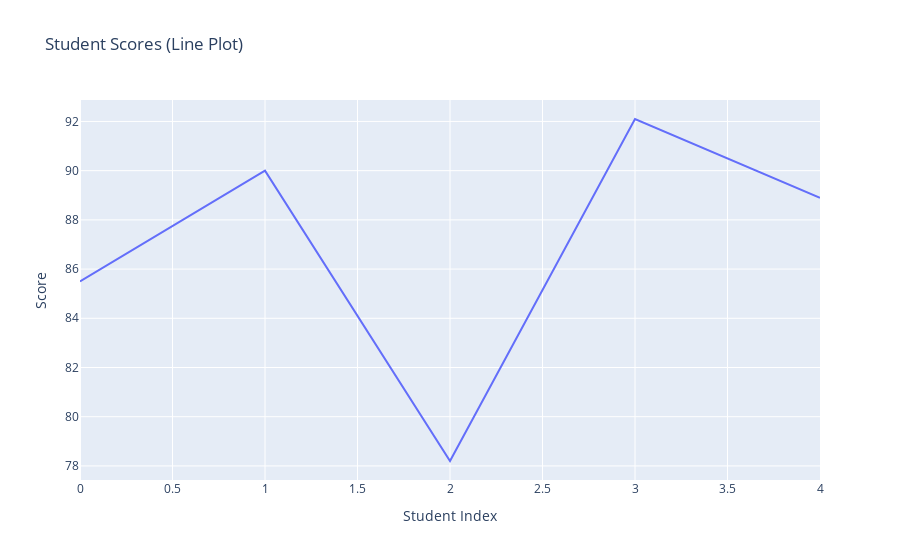
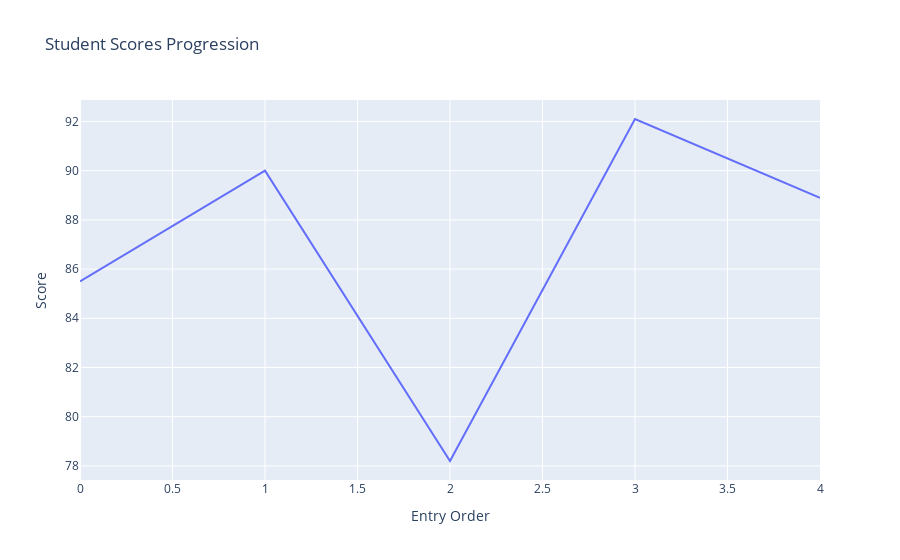

Here is the notebook cell these charts were saved with, in order:
### Markdown cell above
### Interactive Line Plot

### Code cell
import plotly.express as px

print("\nCreating a simple Line Plot:")

# First version: Series as a line plot (Score progression by index)
fig1 = px.line(
    df_csv,
    y="Score",
    title="Student Scores (Line Plot)",
    labels={"index": "Student Index", "Score": "Score"}
)
fig1.show()

# Second version: Line plot from DataFrame (progression by entry order)
fig2 = px.line(
    df_csv,
    y="Score",
    title="Student Scores Progression",
    labels={"index": "Entry Order", "Score": "Score"}
)
fig2.show()

print("\nBasic Data Visualization Section Completed.")

### Figure 1 — Plotly figure (JSON) as saved in the notebook; plotly's stock layout.template omitted (floating-point values rounded to 4 significant figures)
{"data": [{"hovertemplate": "Student Index=%{x}<br>Score=%{y}<extra></extra>", "legendgroup": "", "line": {"color": "#636efa", "dash": "solid"}, "marker": {"symbol": "circle"}, "mode": "lines", "name": "", "orientation": "v", "showlegend": false, "type": "scatter", "x": [0, 1, 2, 3, 4], "xaxis": "x", "y": [85.5, 90.0, 78.2, 92.1, 88.9], "yaxis": "y"}], "layout": {"legend": {"tracegroupgap": 0}, "title": {"text": "Student Scores (Line Plot)"}, "xaxis": {"anchor": "y", "domain": [0, 1], "title": {"text": "Student Index"}}, "yaxis": {"anchor": "x", "domain": [0, 1], "title": {"text": "Score"}}}}

### Figure 2 — Plotly figure (JSON) as saved in the notebook; plotly's stock layout.template omitted (floating-point values rounded to 4 significant figures)
{"data": [{"hovertemplate": "Entry Order=%{x}<br>Score=%{y}<extra></extra>", "legendgroup": "", "line": {"color": "#636efa", "dash": "solid"}, "marker": {"symbol": "circle"}, "mode": "lines", "name": "", "orientation": "v", "showlegend": false, "type": "scatter", "x": [0, 1, 2, 3, 4], "xaxis": "x", "y": [85.5, 90.0, 78.2, 92.1, 88.9], "yaxis": "y"}], "layout": {"legend": {"tracegroupgap": 0}, "title": {"text": "Student Scores Progression"}, "xaxis": {"anchor": "y", "domain": [0, 1], "title": {"text": "Entry Order"}}, "yaxis": {"anchor": "x", "domain": [0, 1], "title": {"text": "Score"}}}}
